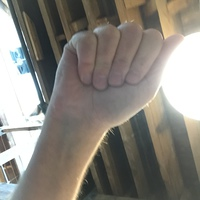
#> input picture dataset/A/A0002_test.jpg, 200 x 200 px
$ python task3.py   (older library calls are emulated)
#> lines starting #> are read from the running program, lines starting #| are printed output that depends on the picture
import cv2
import numpy as np
import matplotlib.pyplot as plt


# ==========================================================
# SIGN LANGUAGE IMAGE PROCESSING
# WEEK 4 + WEEK 5
#
# IMPORTANT:
# Every individual operation uses ORIGINAL IMAGE as input.
# Processed images do NOT replace the original image.
#
# Task 5 is the only intentional sequence:
# Original -> Enhancement -> Median -> High-Boost
# ==========================================================


# ==========================================================
# DISPLAY FUNCTION
# ==========================================================

def display_comparison(original, result, title):

    plt.figure(figsize=(12, 6))

    # ORIGINAL INPUT
    plt.subplot(1, 2, 1)

    if len(original.shape) == 3:
        plt.imshow(cv2.cvtColor(original, cv2.COLOR_BGR2RGB))
    else:
        plt.imshow(original, cmap="gray")

    plt.title("Original Input Image")
    plt.axis("off")

    # PROCESSED OUTPUT
    plt.subplot(1, 2, 2)

    if len(result.shape) == 3:
        plt.imshow(cv2.cvtColor(result, cv2.COLOR_BGR2RGB))
    else:
        plt.imshow(result, cmap="gray")

    plt.title(title)
    plt.axis("off")

    plt.tight_layout()
    plt.show()


# ==========================================================
# WEEK 4 - IMAGE ENHANCEMENT
# ==========================================================


# ----------------------------------------------------------
# IMAGE NEGATIVE
# ----------------------------------------------------------

def image_negative(img):

    return 255 - img


# ----------------------------------------------------------
# LOG TRANSFORMATION
# ----------------------------------------------------------

# [722 lines left out: functions log_transform, gamma_transform, contrast_stretch, show_histogram, histogram_equalization, mean_filter and 11 more, not called in this run]


# ==========================================================
# MAIN MENU
# ==========================================================

def main():

    print("\n==============================================")
    print("       SIGN LANGUAGE IMAGE PROCESSING")
    print("       ENHANCEMENT + FILTERING")
    print("==============================================")

    path = input(
        "Enter image path: "
    )
#> the answer given: dataset/A/A0002_test.jpg

    # ------------------------------------------------------
    # LOAD ORIGINAL IMAGE ONCE
    # ------------------------------------------------------

    original_image = cv2.imread(
        path
    )
#> original_image is the input picture: shape (200, 200, 3); mean B, G, R 124.5, 132, 136.3

    if original_image is None:

        print(
            "Error: Image could not be loaded."
        )

        return

    print("\nImage loaded successfully.")

    while True:

        print("\n==============================================")
        print("                    MENU")
        print("==============================================")

        print("\n--- IMAGE ENHANCEMENT ---")
        print("1. Image Negative")
        print("2. Log Transformation")
        print("3. Gamma Transformation")
        print("4. Contrast Stretching")
        print("5. Histogram")
        print("6. Histogram Equalization")

        print("\n--- IMAGE OPERATIONS ---")
        print("7. Image Addition")
        print("8. Image Subtraction")
        print("9. Image Averaging")

        print("\n--- FILTERING ---")
        print("10. Mean Filter")
        print("11. Median Filter")
        print("12. Laplacian Sharpening")
        print("13. Gradient-Based Sharpening")
        print("14. High-Boost Filtering")
        print("15. Compare All Filters")
        print("16. Select Best Filter")
        print("17. Enhancement + Filtering")


        print("\n--- OTHER ---")
        print("18. Save Final Improved Image")
        print("19. Reset / Show Original")
        print("0. Exit")

        choice = input(
            "\nEnter your choice: "
        )
#> the answer given: 1
#> in image_negative, `return 255 - img`:
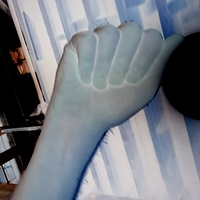
#> returned value: shape (200, 200, 3); mean of channels 0, 1, 2 130.5, 123, 118.7; drawn as B, G, R
#> in display_comparison, `plt.show()`:
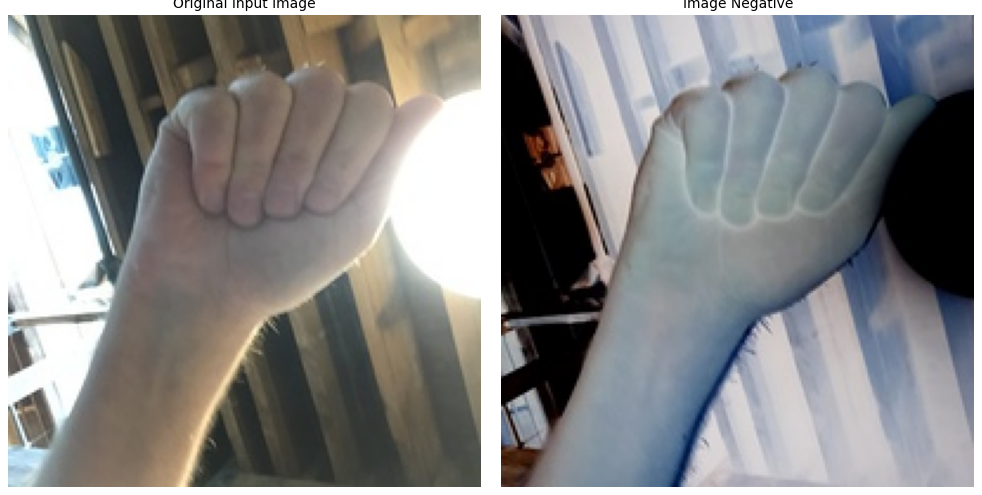
#> figure drawn by matplotlib, 2 panels
#> the answer given: 1
#> the answer given: 1
#> the answer given: 1
#> the answer given: 1


        # ==================================================
        # 1. IMAGE NEGATIVE
        # INPUT = ORIGINAL
        # ==================================================

        if choice == "1":

            result = image_negative(
                original_image
            )

            display_comparison(
                original_image,
                result,
                "Image Negative"
            )


        # ==================================================
        # 2. LOG
        # INPUT = ORIGINAL
        # ==================================================

        elif choice == "2":

            c = float(
                input(
                    "Enter log constant c: "
                )
            )

            result = log_transform(
                original_image,
                c
            )

            display_comparison(
                original_image,
                result,
                "Log Transformation"
            )


        # ==================================================
        # 3. GAMMA
        # INPUT = ORIGINAL
        # ==================================================

        elif choice == "3":

            gamma = float(
                input(
                    "Enter gamma value "
                    "(<1 brighter, >1 darker): "
                )
            )

            result = gamma_transform(
                original_image,
                gamma
            )

            display_comparison(
                original_image,
                result,
                "Gamma Transformation"
            )


        # ==================================================
        # 4. CONTRAST STRETCH
        # INPUT = ORIGINAL
        # ==================================================

        elif choice == "4":

            result = contrast_stretch(
                original_image
            )

            display_comparison(
                original_image,
                result,
                "Contrast Stretching"
            )


        # ==================================================
        # 5. HISTOGRAM
        # INPUT = ORIGINAL
        # ==================================================

        elif choice == "5":

            show_histogram(
                original_image
            )


        # ==================================================
        # 6. HISTOGRAM EQUALIZATION
        # INPUT = ORIGINAL
        # ==================================================

        elif choice == "6":

            result = histogram_equalization(
                original_image
            )

            display_comparison(
                original_image,
                result,
                "Histogram Equalization"
            )


        # ==================================================
        # 7. IMAGE ADDITION
        # ORIGINAL USED AS FIRST INPUT
        # ==================================================

        elif choice == "7":

            path2 = input(
                "Enter second image path: "
            )

            img2 = cv2.imread(
                path2
            )

            if img2 is None:

                print(
                    "Could not load second image."
                )

                continue

            result = image_addition(
                original_image,
                img2
            )

            display_comparison(
                original_image,
                result,
                "Image Addition"
            )


        # ==================================================
        # 8. IMAGE SUBTRACTION
        # ORIGINAL USED AS FIRST INPUT
        # ==================================================

        elif choice == "8":

            path2 = input(
                "Enter second image path: "
            )

            img2 = cv2.imread(
                path2
            )

            if img2 is None:

                print(
                    "Could not load second image."
                )

                continue

            result = image_subtraction(
                original_image,
                img2
            )

            display_comparison(
                original_image,
                result,
                "Image Subtraction"
            )


        # ==================================================
        # 9. IMAGE AVERAGING
        # ORIGINAL USED AS FIRST INPUT
        # ==================================================

        elif choice == "9":

            path2 = input(
                "Enter second image path: "
            )

            img2 = cv2.imread(
                path2
            )

            if img2 is None:

                print(
                    "Could not load second image."
                )

                continue

            result = image_averaging(
                original_image,
                img2
            )

            display_comparison(
                original_image,
                result,
                "Image Averaging"
            )


        # ==================================================
        # 10. MEAN FILTER
        # INPUT = ORIGINAL
        # ==================================================

        elif choice == "10":

            result = mean_filter(
                original_image
            )

            display_comparison(
                original_image,
                result,
                "Mean Filter"
            )


        # ==================================================
        # 11. MEDIAN FILTER
        # INPUT = ORIGINAL
        # ==================================================

        elif choice == "11":

            result = median_filter(
                original_image
            )

            display_comparison(
                original_image,
                result,
                "Median Filter"
            )


        # ==================================================
        # 12. LAPLACIAN
        # INPUT = ORIGINAL
        # ==================================================

        elif choice == "12":

            result = laplacian_sharpening(
                original_image
            )

            display_comparison(
                original_image,
                result,
                "Laplacian Sharpening"
            )


        # ==================================================
        # 13. GRADIENT
        # INPUT = ORIGINAL
        # ==================================================

        elif choice == "13":

            result = gradient_sharpening(
                original_image
            )

            display_comparison(
                original_image,
                result,
                "Gradient-Based Sharpening"
            )


        # ==================================================
        # 14. HIGH-BOOST
        # INPUT = ORIGINAL
        # ==================================================

        elif choice == "14":

            A = float(
                input(
                    "Enter high-boost value A "
                    "(recommended 1.5): "
                )
            )

            result = high_boost_filter(
                original_image,
                A
            )

            display_comparison(
                original_image,
                result,
                "High-Boost Filtering"
            )


        # ==================================================
        # 15. TASK 2 - COMPARE
        # ALL FILTERS USE ORIGINAL
        # ==================================================

        elif choice == "15":

            compare_filters(
                original_image
            )


        # ==================================================
        # 16. TASK 3 - BEST FILTER
        # INPUT = ORIGINAL
        # ==================================================

        elif choice == "16":

            select_best_filter(
                original_image
            )


        # ==================================================
        # 17. TASK 5
        #
        # ONLY HERE DO WE INTENTIONALLY CHAIN
        # ENHANCEMENT -> FILTERING
        # ==================================================

        elif choice == "17":

            final_image = enhancement_and_filtering(
                original_image
            )

            print("\n======================================")
            print("TASK 5 COMPLETED")
            print("======================================")

            print(
                "Original -> Contrast Enhancement "
                "-> Median Filtering -> High-Boost"
            )


        # ==================================================
        # 18. SAVE FINAL IMAGE
        # ==================================================

        elif choice == "18":

            final_image = enhancement_and_filtering(
                original_image
            )

            save_image(
                final_image
            )


        # ==================================================
        # 19. RESET / SHOW ORIGINAL
        # ==================================================

        elif choice == "19":

            plt.figure(figsize=(7, 5))

            plt.imshow(
                cv2.cvtColor(
                    original_image,
                    cv2.COLOR_BGR2RGB
                )
            )

            plt.title(
                "Original Input Image"
            )

            plt.axis("off")
            plt.tight_layout()
            plt.show()

            print(
                "Original image remains unchanged."
            )


        # ==================================================
        # EXIT
        # ==================================================

        elif choice == "0":

            print(
                "\nExiting program..."
            )

            break


        else:

            print(
                "\nInvalid choice. Please try again."
            )


# ==========================================================
# RUN PROGRAM
# ==========================================================

if __name__ == "__main__":
#> (the run stopped early here; a loop or call above may not have finished)

$ run again, on dataset/A/A0006_test.jpg
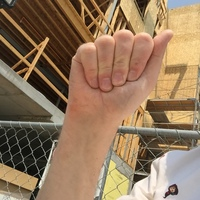
#> input picture dataset/A/A0006_test.jpg, 200 x 200 px
#> in main, original_image is the input picture: shape (200, 200, 3); mean B, G, R 92.6, 119.8, 147
#> in image_negative, `return 255 - img`:
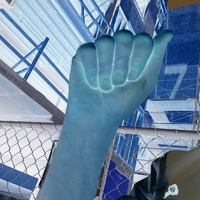
#> returned value: shape (200, 200, 3); mean of channels 0, 1, 2 162.4, 135.2, 108; drawn as B, G, R
#> in display_comparison, `plt.show()`:
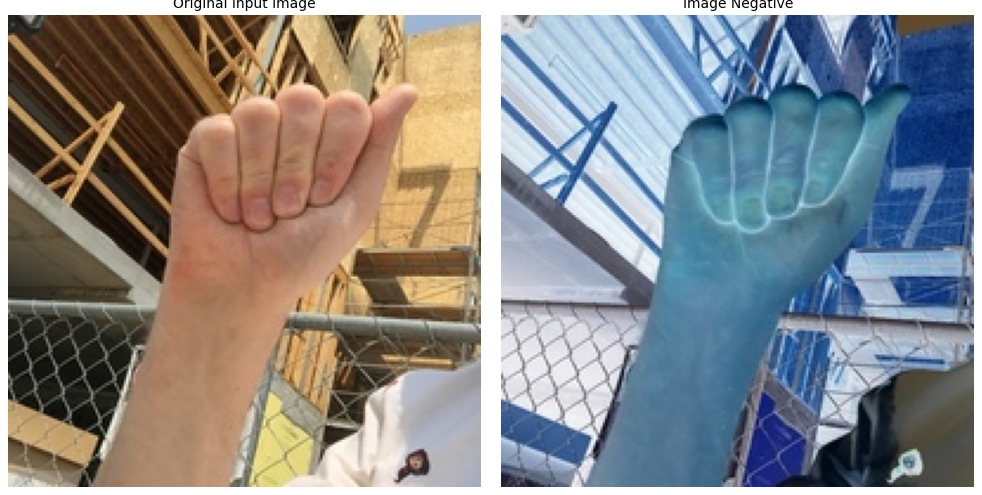
#> figure drawn by matplotlib, 2 panels

$ run again, on dataset/A/A0007_test.jpg
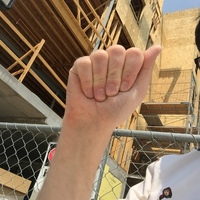
#> input picture dataset/A/A0007_test.jpg, 200 x 200 px
#> in main, original_image is the input picture: shape (200, 200, 3); mean B, G, R 91.4, 118.2, 144.2
#> in image_negative, `return 255 - img`:
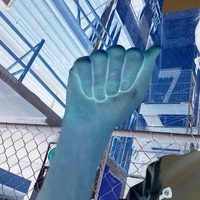
#> returned value: shape (200, 200, 3); mean of channels 0, 1, 2 163.6, 136.8, 110.8; drawn as B, G, R
#> in display_comparison, `plt.show()`:
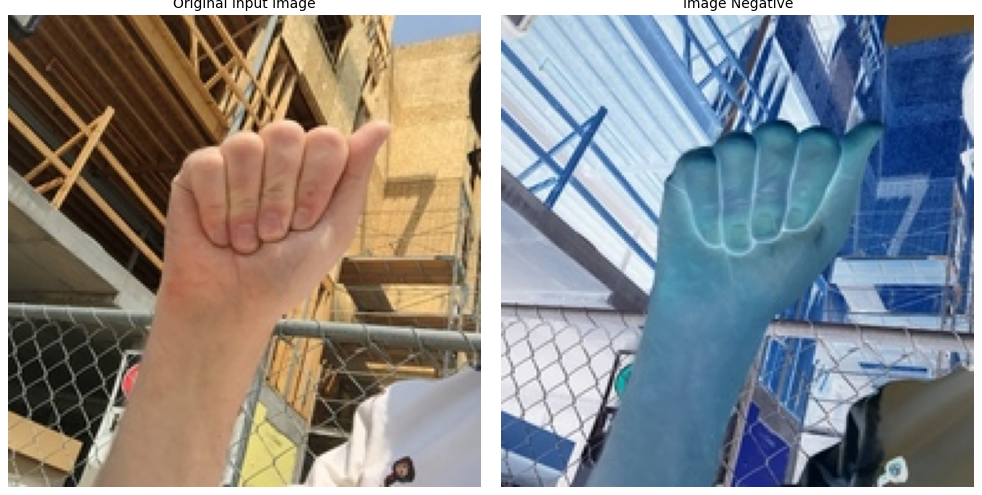
#> figure drawn by matplotlib, 2 panels

$ run again, on dataset/A/A0009_test.jpg
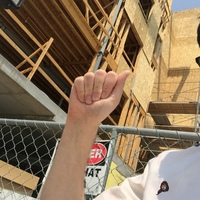
#> input picture dataset/A/A0009_test.jpg, 200 x 200 px
#> in main, original_image is the input picture: shape (200, 200, 3); mean B, G, R 90.8, 117.2, 139.9
#> in image_negative, `return 255 - img`:
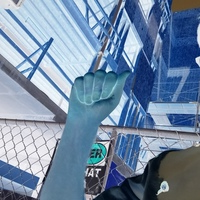
#> returned value: shape (200, 200, 3); mean of channels 0, 1, 2 164.2, 137.8, 115.1; drawn as B, G, R
#> in display_comparison, `plt.show()`:
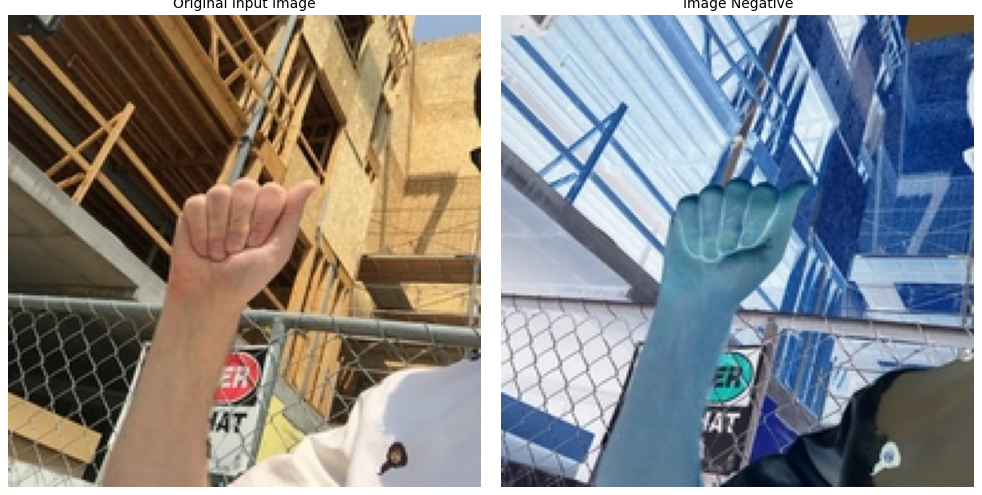
#> figure drawn by matplotlib, 2 panels
